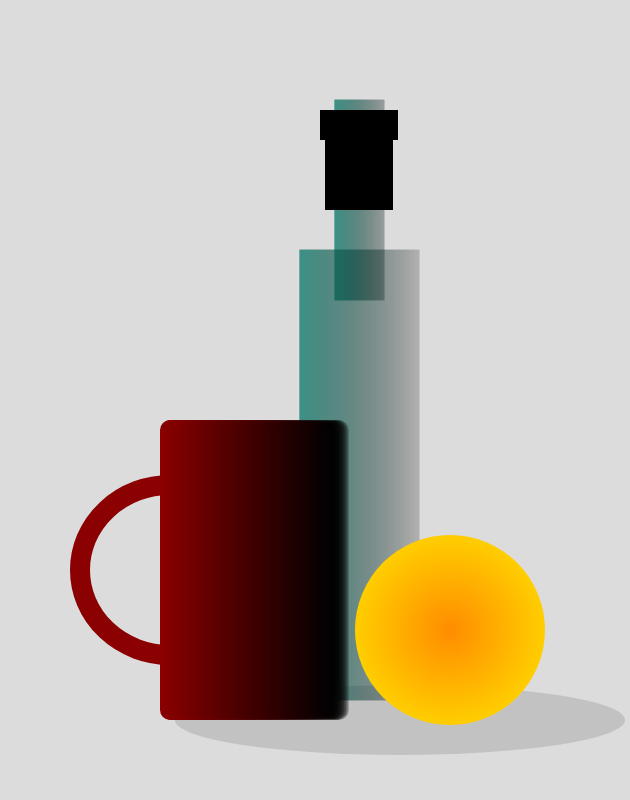
Frame 1 (no input)
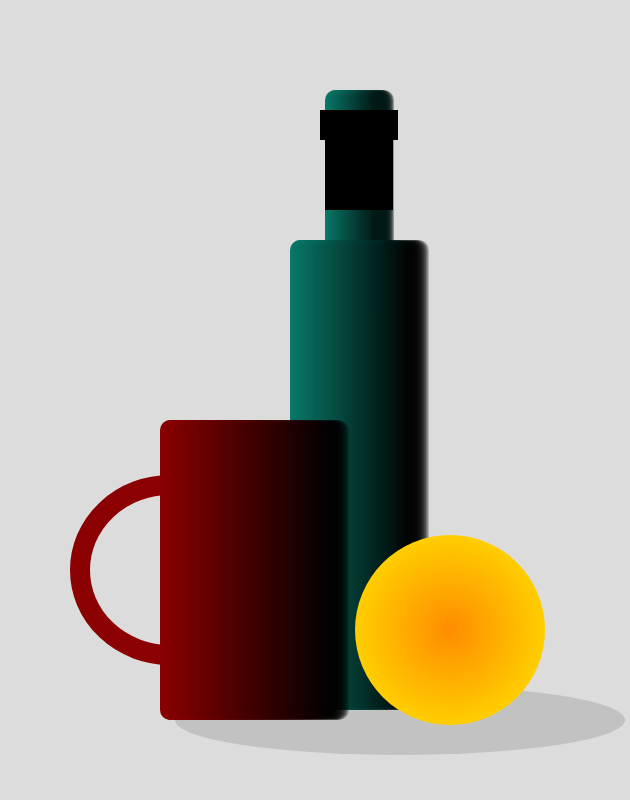
Frame 60 (no input)
Frame 120 (the mouse pressed at the canvas centre since frame 60): identical to frame 60, image omitted

The p5.js sketch that drew these frames (run headless with seeded random() and noise() and a simulated clock; from frame 60 on, the mouse is pressed at the canvas centre):

// p5.js sketch
// ── sketch.js
/*
 * Author: Archisha Bhattacharya
 * Course: CTCH 204 - Assignment 2
 * Description: The following code draws a still life image of a green bottle, red cup and an orange.
 * Reference: Link to original image - https://www.artstation.com/artwork/lx6DO5
 */

// setup function to create canvas
function setup() {
  createCanvas(630, 800);
}

//function to draw different components on the canvas
function draw() {
  background(220);
  noStroke();

  // Add shadow beneath all the objects
  fill(0, 30);
  ellipse(400, 720, 450, 70);

  // Green bottle
  // Draw the bottle neck - the loop is used to draw multiple lines in a gradient effect
  for (let i = 0; i < 50; i++) {
    let inter = map(i, 0, 60, 0, 1);
    let c = lerpColor(color(9, 121, 105), color(0, 0, 0, 50), inter);
    stroke(c);
    line(335 + i, 100, 335 + i, 300);
  }

  //remove previously specified stroke
  noStroke();

  //Add black label over the bottle neck
  fill(0, 0, 0);
  rect(325, 110, 68, 100);
  rect(320, 110, 78, 30);

  // Draw the bottle body in a similar gradient effect as the bottle nech
  for (let i = 0; i < 120; i++) {
    let inter = map(i, 0, 120, 0, 1);
    let c = lerpColor(color(9, 121, 105), color(0, 0, 0, 50), inter);
    stroke(c);
    line(300 + i, 250, 300 + i, 700);
  }
  noStroke();

  // Red cup
  // Draw the cup handle using an arc
  stroke(139, 0, 0);
  strokeWeight(20);
  noFill();
  arc(170, 570, 180, 170, 0, PI + PI, OPEN);

  // draw the cup body using a simlar gradient effect as the bottle
  for (let i = 0; i < 170; i++) {
    let inter = map(i, 0, 170, 0, 1);
    let c = lerpColor(color(139, 0, 0), color(0, 0, 0, 50), inter);
    stroke(c);
    line(170 + i, 430, 170 + i, 710);
  }
  noStroke();

  // Orange
  // Draw multiple ellipses using a gradient from light to dark orange to give it a spherical appearance
  for (let r = 95; r > 0; r -= 2) {
    let inter = map(r, 0, 95, 0, 1);
    let c = lerpColor(color(255, 140, 0), color(255, 205, 0), inter);
    fill(c);
    ellipse(450, 630, r * 2, r * 2);
  }
}
